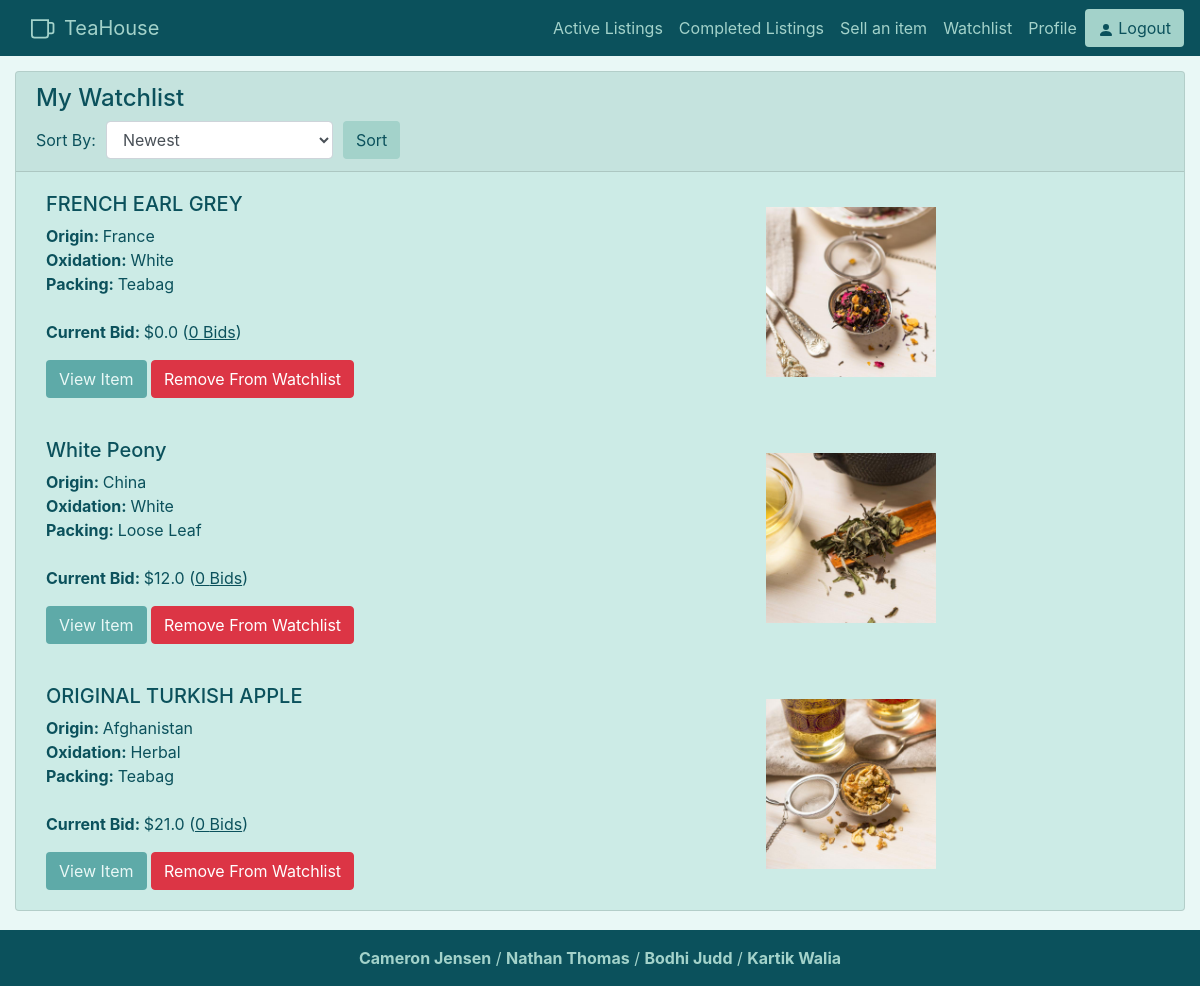
Page /watchlist (signed in) on the earlier database version.
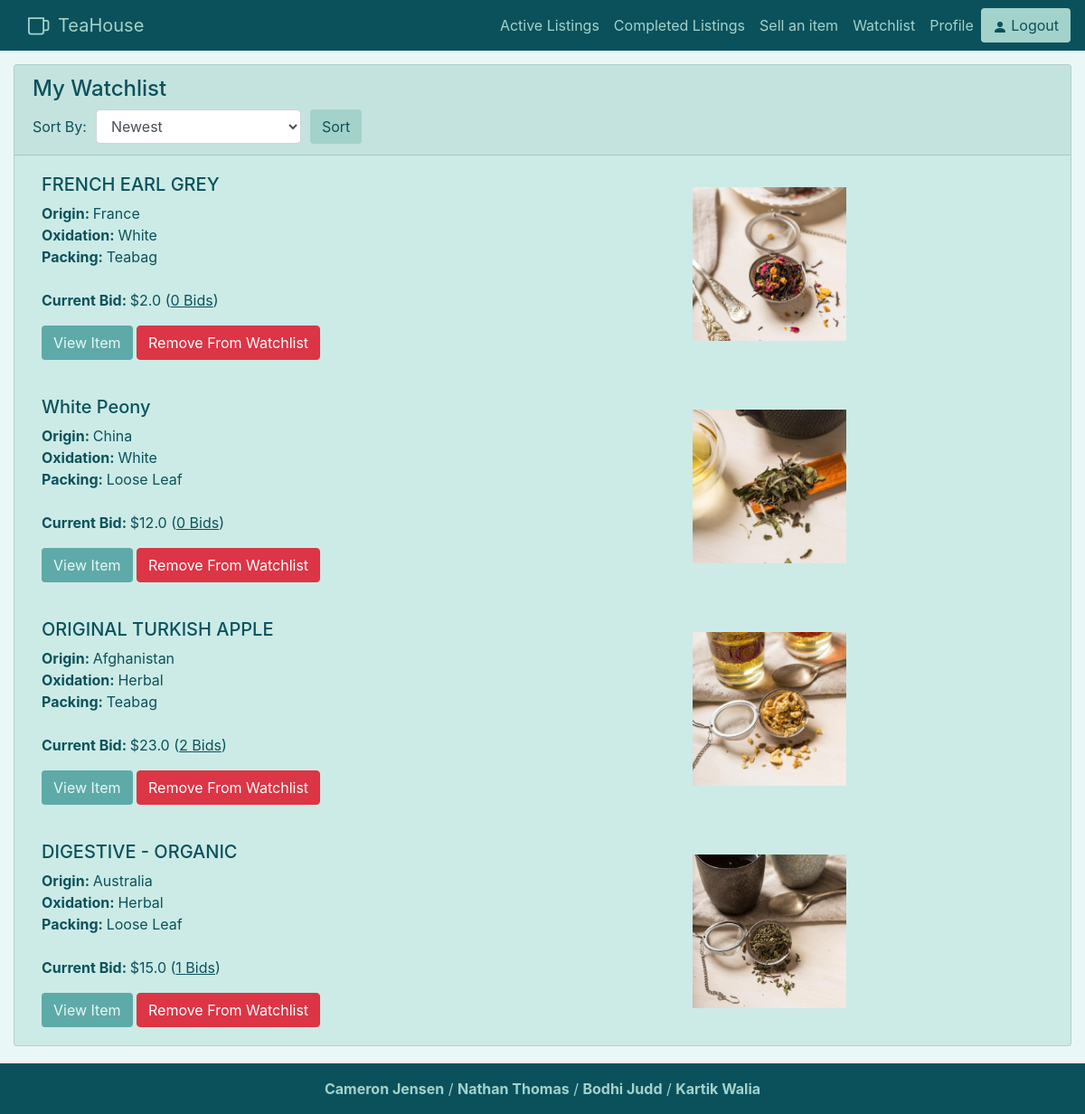
Same page on the later database version.
### auction/models.py (models this page shows)
class auctionListing(db.Model):
    __tablename__ = 'auctionListing'
    __table_args__ = {'extend_existing': True}
    id = db.Column(db.Integer, primary_key=True)
    user_id = db.Column(db.Integer, db.ForeignKey('users.id'), nullable=False)
    start_time = db.Column(db.DateTime, default=datetime.now(), nullable=False)
    end_time = db.Column(db.DateTime, nullable=False)
    starting_bid = db.Column(db.Float, nullable=False) #make 0 minimum
    current_bid = db.Column(db.Float, nullable=False) #same as above
    photos_url = db.Column(db.String())
    description = db.Column(db.String(255))
    weight = db.Column(db.Float, nullable=False)
    title = db.Column(db.String(100), nullable=False)
    tea_name = db.Column(db.String(60), nullable=False)
    origin_country = db.Column(db.String(60), nullable=False)
    oxidation = db.Column(db.String(60), nullable=False)
    packing = db.Column(db.String(60), nullable=False)
    bid_status = db.Column(db.Integer, nullable=False)
    total_bids = db.Column(db.Integer, nullable=False)

### auction/views.py (the view)
@bp.route('/watchlist')
@login_required
def watchlist():
    watchlistItems = Watchlist.query.filter_by(user_id=current_user.id)
    if(len(request.args)>0):
        watchlistItems = eval(f"Watchlist.query.filter_by(user_id=current_user.id).order_by({getWatchlistSortOrder(request)})")
    watchlistedAuctionItems = []
    for item in watchlistItems:
        watchlistedAuctionItems += auctionListing.query.filter_by(id=item.item_id)
    return render_template('watchlist.html', items=watchlistedAuctionItems)

### auction/templates/watchlist.html (shortened to what this page needs)
{% extends 'base.html' %}
{% block content %}
<div style="padding:15px" class="col">
    <div class="listing card">
        <div class="card-header">
            <h4>My Watchlist</h4>
            <form class="form-inline">
                <label style="padding-right:10px;" for="sortBy">Sort By:</label>
                <select style="width: auto" id="sortBy" name="sortBy" class="form-control">
                    <option value="1">Newest</option>
                </select>
                <input style="margin-left: 10px;" type="submit" value="Sort" class="btn btn-default">
            </form>
        </div>
        {% for item in items %}
        <div class="card-block listed-item">
            <div class="row">
                <div class="col-lg-5">
                    <div class="row">
                        <div class="col">
                            <h5>{{item.title}}</h5>
                            <p><strong>Origin: </strong>{{item.origin_country}}<br>
                                <strong>Oxidation: </strong>{{item.oxidation}}<br>
                                <strong>Packing: </strong>{{item.packing}}<br><br>
                                <strong>Current Bid: </strong>${{item.current_bid}} (<u>{{item.total_bids}} Bids</u>)
                            </p>
                            <a href="/tea/{{item.id}}" class="btn btn-default item-btn">View Item</a>
                            <button type="button" class="btn btn-danger" data-toggle="modal"
                                data-target="#tea{{item.id}}">
                                Remove From Watchlist
                            </button>
                        </div>
                    </div>
                </div>
                <div class="col-lg">
                    <img class="product-img" src="{{item.photos_url}}">
                </div>
            </div>
        </div>
        {% endfor %}
    </div>
</div>
{% endblock %}

### auction/templates/base.html (shortened to what this page needs)
<!doctype html>
<html lang="en">
<head>
    <link rel="stylesheet" href="https://stackpath.bootstrapcdn.com/bootstrap/4.5.2/css/bootstrap.min.css"
>
    <link rel="stylesheet" href="{{ url_for('static', filename='css/style.css') }}">
</head>
<body>
    <nav class="navbar sticky-top navbar-expand-lg navbar-custom">
        <img src="/static/image/teacup.svg">
        <a class="navbar-brand" href="/">TeaHouse</a>
        <div class="collapse navbar-collapse" id="navbarSupportedContent">
            <ul class="navbar-nav ml-auto">
                <li class="nav-item">
                    <a class="nav-link" href="/">Active Listings</a>
                </li>
                <li class="nav-item">
                    <a class="nav-link" href="/sold">Completed Listings</a>
                </li>
                <li class="nav-item">
                    <a class="nav-link" href="/tea/sell">Sell an item</a>
                </li>
                <li class="nav-item">
                    <a class="nav-link" href="/watchlist">Watchlist</a>
                </li>
            {% if current_user.is_authenticated %}
                <li class="nav-item">
                    <a class="nav-link" href="/profile">Profile</a>
                </li>
            </ul>
            <a href="/logout" class="btn btn-default"><span><svg width="1em" height="1em" viewBox="0 0 16 16"
                class="bi bi-person-fill" fill="var(--dark)" xmlns="http://www.w3.org/2000/svg">
                <path fill-rule="evenodd"
                    d="M3 14s-1 0-1-1 1-4 6-4 6 3 6 4-1 1-1 1H3zm5-6a3 3 0 1 0 0-6 3 3 0 0 0 0 6z" />
            </svg></span> Logout
            {% endif %}
            </a>
        </div>
    </nav>
    {% block content %}
    {% endblock %}
    <div style="height:60px;"></div>
    <footer class="footer" style="bottom: 0px; position:fixed;width: 100%;">
        <div class="footbar text-center py-3"><b>Cameron Jensen</b> / <b>Nathan Thomas</b> / <b>Bodhi Judd</b> / <b>Kartik Walia</b>
        </div>
    </footer>
</body>
</html>

### auction/static/css/style.css (style rules this page uses)
:root { --main: #5eaaa8; --light: #a3d2ca; --cardcol: #ccebe6; --dark: #0b515c; --darker: #03323a; --beige: #e8ded2; --lighter: #e9f8f6; }
body { background-color: var(--lighter); }
.btn-default { background-color: var(--light); color: var(--dark); }
.item-btn { background-color: var(--main) !important; color: var(--lighter) !important; }
.navbar-custom { background-color: var(--dark); }
.navbar-custom .navbar-brand, .navbar-custom .navbar-text ,.nav-link { color: var(--light); }
.card { background-color: var(--cardcol); color: var(--dark); }
.product-img { max-height:200px; max-width:100%; min-height: 91px; height:auto; width:auto; display: block; margin: auto; object-fit: cover; padding: 15px;; }
.listed-item { padding: 20px 10px 20px 30px; min-height: 240px; }
.footbar { background-color: var(--dark); color: var(--light); }
p,h3 { color: var(--dark) }

Differences in the rows shown:
changed auctionListing "FRENCH EARL GREY": current_bid "0.0" → "2.0"
changed auctionListing "ORIGINAL TURKISH APPLE": current_bid "21.0" → "23.0"; total_bids "0" → "2"
added auctionListing: title "DIGESTIVE - ORGANIC", origin_country "Australia", oxidation "Herbal", packing "Loose Leaf", current_bid "15.0", total_bids "1", photos_url (picture)
